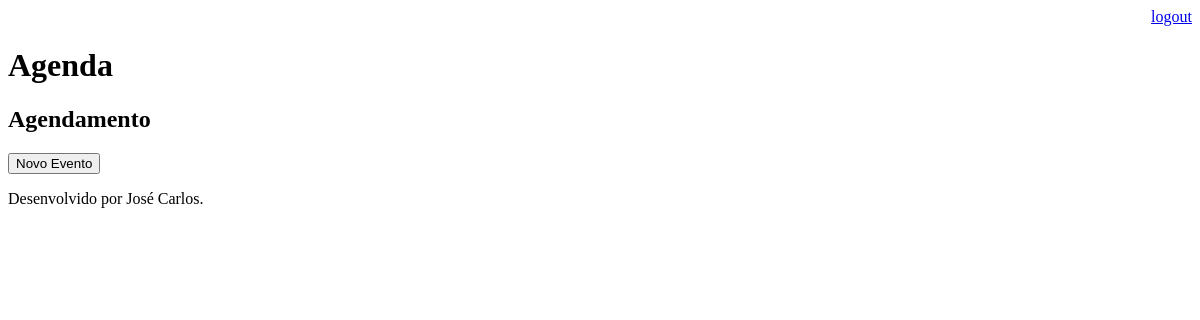
Before: /agenda/ (signed in) with the older database file.
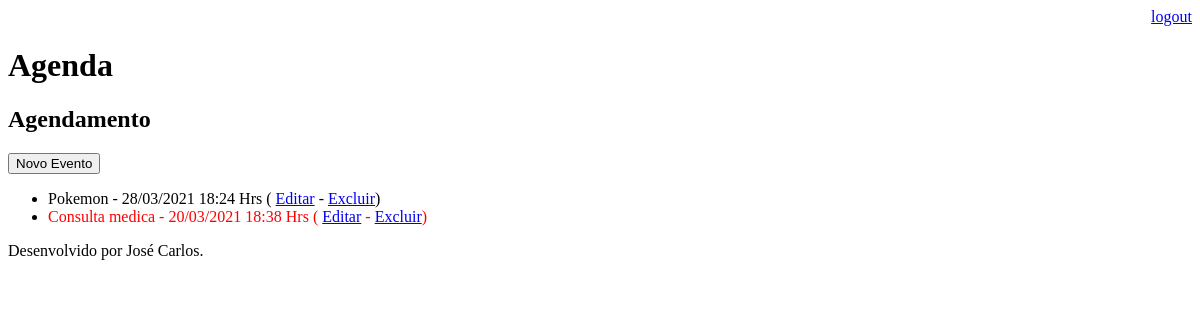
After: the same page with the newer database file.
### core/models.py (models this page shows, shortened)
class Evento(models.Model):
    titulo = models.CharField(max_length=100)
    descricao = models.TextField(blank=True, null=True)
    data = models.DateTimeField(verbose_name='Data do Evento')
    datacriacao = models.DateTimeField(auto_now=True, verbose_name='Data da Criação')
    usuario = models.ForeignKey(User, on_delete=models.CASCADE)
    class Meta:
        db_table = "evento"
    def get_data_evento(self):
        return self.data.strftime('%d/%m/%Y %H:%M Hrs')
    def get_evento_atrasado(self):
        if self.data < datetime.now():
            return True
        else:
            return False

### core/views.py (the view)
# urls.py: path('agenda/', views.lista_eventos),
@login_required(login_url='/login/')
def lista_eventos(request):
    usuario = request.user
    data_atual = datetime.now() - timedelta(hours=1)
    evento = Evento.objects.filter(usuario=usuario)
    response = {'eventos' :evento}
    return render(request, 'agenda.html', response)

### Templates/agenda.html
{% extends "model-page.html" %}
{% block content %}
    <h2>Agendamento</h2>
    <a href="evento/">
        <button type="button" >Novo Evento</button>
    </a>
    <ul>
    {% for evento in eventos%}
        <li>
            <div style={% if evento.get_evento_atrasado %} "color:red" {% endif %}>
                {{evento.titulo}} - {{evento.get_data_evento}}
                (
                <a href="evento/?id={{ evento.id }}">Editar</a> -
                <a href="evento/delete/{{ evento.id }}/">Excluir</a>)
            </div>
        </li>
    {% endfor %}
    </ul>
{% endblock %}

Changed rows visible on the page:
added Evento: titulo "Pokemon", get_data_evento "28/03/2021 18:24 Hrs"
added Evento: titulo "Consulta medica", get_data_evento "20/03/2021 18:38 Hrs"
